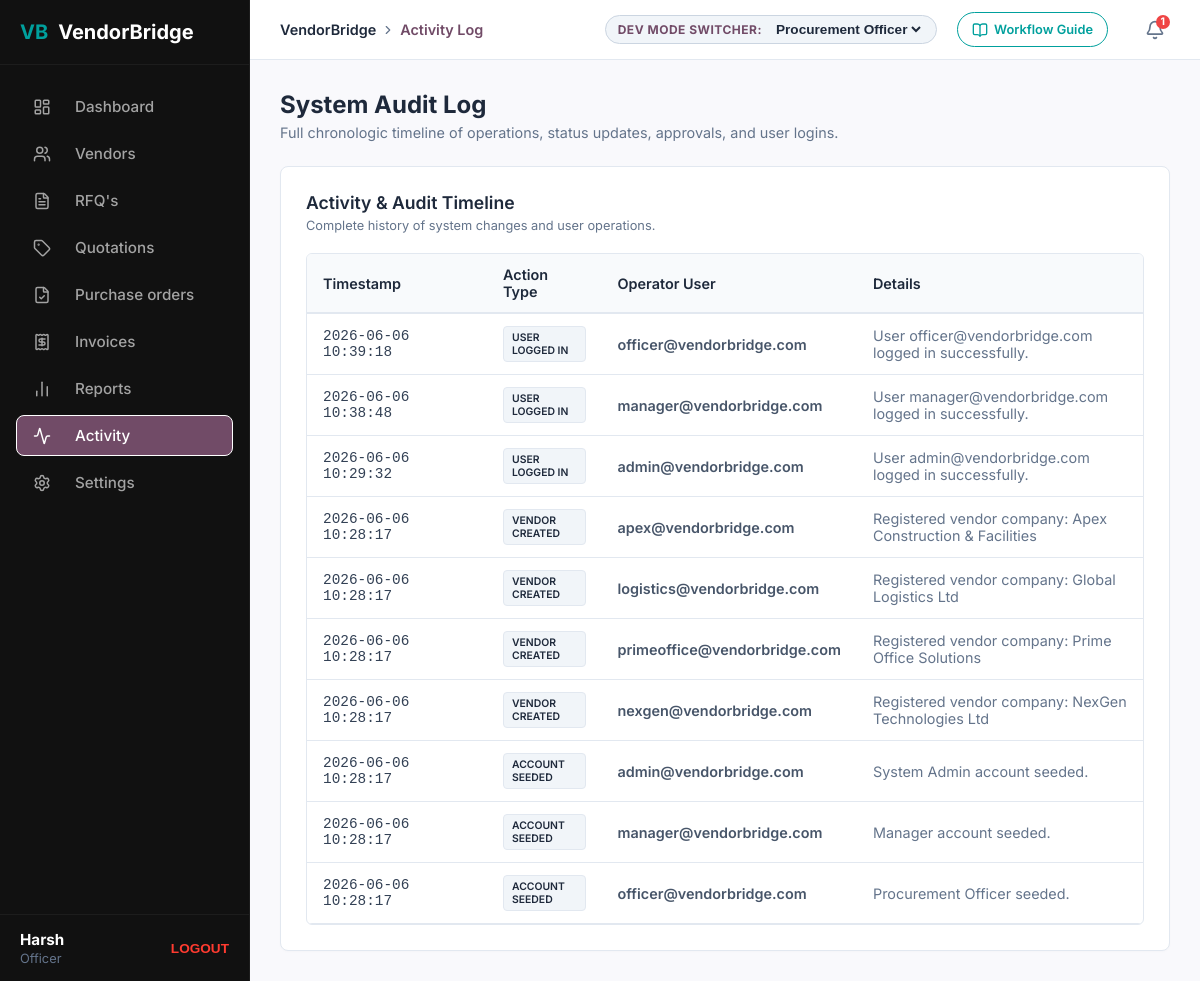
Screenshot of /activity/ (signed in) with the database file from the repository.
### procurement/models.py (models this page shows, shortened)
class User(AbstractUser):
    ROLE_CHOICES = (
        ('Officer', 'Procurement Officer'),
        ('Vendor', 'Vendor'),
        ('Manager', 'Manager / Approver'),
        ('Admin', 'Admin'),
    )
    email = models.EmailField(unique=True)
    role = models.CharField(max_length=20, choices=ROLE_CHOICES, default='Officer')
    objects = UserManager()
    USERNAME_FIELD = 'email'
    REQUIRED_FIELDS = []

class ActivityLog(models.Model):
    user = models.ForeignKey(User, on_delete=models.CASCADE, related_name='activities', null=True, blank=True)
    action = models.CharField(max_length=255)
    details = models.TextField(blank=True)
    timestamp = models.DateTimeField(auto_now_add=True)

### procurement/views.py (the view)
    def wrapper(request, *args, **kwargs):
        if not request.user.is_authenticated:
            return redirect('/login/')
        return view_func(request, *args, **kwargs)

### procurement/views.py (called while the page is built)
def login_required_custom(view_func):
    def wrapper(request, *args, **kwargs):
        if not request.user.is_authenticated:
            return redirect('/login/')
        return view_func(request, *args, **kwargs)
    return wrapper

@login_required_custom
def activity_view(request):
    logs = ActivityLog.objects.all().order_by('-timestamp')
    context = {
        'active_tab': 'activity',
        'logs': logs
    }
    return render(request, 'procurement/activity.html', context)

### procurement/templates/procurement/activity.html
{% extends 'procurement/base.html' %}
{% load static %}
{% block page_title %}Activity Log{% endblock %}
{% block content %}
<div class="dashboard-header" style="margin-bottom: 25px;">
  <h1>System Audit Log</h1>
  <p class="subtitle" style="margin-bottom: 0;">Full chronologic timeline of operations, status updates, approvals, and user logins.</p>
</div>
<div class="card" style="margin-bottom: 0;">
  <h2 class="card-title">Activity & Audit Timeline</h2>
  <p style="font-size: 0.8rem; color: var(--text-muted); margin-top: -10px; margin-bottom: 20px;">Complete history of system changes and user operations.</p>
  <div class="table-container">
    <table class="erp-table">
      <thead>
        <tr>
          <th style="width: 180px;">Timestamp</th>
          <th>Action Type</th>
          <th>Operator User</th>
          <th>Details</th>
        </tr>
      </thead>
      <tbody>
        {% for log in logs %}
        <tr>
          <td style="font-weight: 500; font-family: monospace;">{{ log.timestamp|date:"Y-m-d H:i:s" }}</td>
          <td>
            <span class="badge" style="font-size: 0.65rem; background-color: #f1f5f9; color: var(--text-dark); border: 1px solid var(--border-color);">
              {{ log.action }}
            </span>
          </td>
          <td style="font-weight: 600; color: #475569;">{{ log.user.email }}</td>
          <td style="color: var(--text-muted);">{{ log.details }}</td>
        </tr>
        {% empty %}
        <tr>
          <td colspan="4" style="text-align: center; color: var(--text-muted); padding: 20px;">No activity logs found in the database.</td>
        </tr>
        {% endfor %}
      </tbody>
    </table>
  </div>
</div>
{% endblock %}

### procurement/templates/procurement/base.html (shortened to what this page needs)
{% load static %}
<!DOCTYPE html>
<html lang="en">
<head>
  <link rel="stylesheet" href="{% static 'procurement/css/styles.css' %}">
</head>
<body>
  <div class="app-container">
    <div class="sidebar no-print">
      <div class="sidebar-brand">
        <div class="sidebar-brand-logo">VB</div>
        <span>VendorBridge</span>
      </div>
      <ul class="sidebar-menu">
        <a href="/">
          <li class="sidebar-item {% if active_tab == 'dashboard' %}active{% endif %}">
            <i data-lucide="layout-dashboard"></i>
            <span>Dashboard</span>
          </li>
        </a>
        {% if request.user.role == 'Admin' or request.user.role == 'Officer' %}
        <a href="/vendors/">
          <li class="sidebar-item {% if active_tab == 'vendors' %}active{% endif %}">
            <i data-lucide="users"></i>
            <span>Vendors</span>
          </li>
        </a>
        {% endif %}
        {% if request.user.role == 'Admin' or request.user.role == 'Officer' or request.user.role == 'Vendor' %}
        <a href="/rfqs/">
          <li class="sidebar-item {% if active_tab == 'rfqs' %}active{% endif %}">
            <i data-lucide="file-text"></i>
            <span>RFQ's</span>
          </li>
        </a>
        {% endif %}
        {% if request.user.role == 'Admin' or request.user.role == 'Officer' or request.user.role == 'Vendor' %}
        <a href="/quotations/">
          <li class="sidebar-item {% if active_tab == 'quotations' %}active{% endif %}">
            <i data-lucide="tag"></i>
            <span>Quotations</span>
          </li>
        </a>
        {% endif %}
        <a href="/purchase-orders/">
          <li class="sidebar-item {% if active_tab == 'purchase_orders' %}active{% endif %}">
            <i data-lucide="file-check"></i>
            <span>Purchase orders</span>
          </li>
        </a>
        {% if request.user.role == 'Admin' or request.user.role == 'Officer' %}
        <a href="/invoices/">
          <li class="sidebar-item {% if active_tab == 'invoices' %}active{% endif %}">
            <i data-lucide="receipt"></i>
            <span>Invoices</span>
          </li>
        </a>
        {% endif %}
        {% if request.user.role == 'Admin' or request.user.role == 'Officer' or request.user.role == 'Manager' %}
        <a href="/reports/">
          <li class="sidebar-item {% if active_tab == 'reports' %}active{% endif %}">
            <i data-lucide="bar-chart-2"></i>
            <span>Reports</span>
          </li>
        </a>
        {% endif %}
        <a href="/activity/">
          <li class="sidebar-item {% if active_tab == 'activity' %}active{% endif %}">
            <i data-lucide="activity"></i>
            <span>Activity</span>
          </li>
        </a>
        <a href="/settings/">
          <li class="sidebar-item {% if active_tab == 'settings' %}active{% endif %}">
            <i data-lucide="settings"></i>
            <span>Settings</span>
          </li>
        </a>
      </ul>
      <div class="sidebar-footer">
        <div style="display: flex; align-items: center; justify-content: space-between; width: 100%;">
          <div style="display: flex; flex-direction: column;">
            <span style="color: white; font-weight: bold; font-size: 0.95rem;">
              {{ request.user.first_name|default:"vansh" }}
            </span>
            <span style="font-size: 0.8rem; color: #64748b; margin-top: 2px;">{{ request.user.role }}</span>
          </div>
          <form action="/logout/" method="post" style="margin: 0;">
            <button type="submit" style="background: transparent; border: none; color: #ff3b30; cursor: pointer; font-weight: bold; font-size: 0.85rem;">
              LOGOUT
            </button>
          </form>
        </div>
      </div>
    </div>
    <div class="main-layout">
      <header class="top-navbar no-print">
        <div class="navbar-left">
          <span class="breadcrumbs">
            <span>VendorBridge</span>
            <i data-lucide="chevron-right" style="width: 14px; height: 14px; color: var(--text-muted);"></i>
            <span style="color: var(--primary-purple);">{% block page_title %}Dashboard{% endblock %}</span>
          </span>
        </div>
        <div class="navbar-right">
          <div class="role-switcher-container">
            <span class="role-switcher-label">Dev Mode Switcher:</span>
            <select id="role-select" onchange="switchRole(this.value)">
              <option value="Officer" {% if request.user.role == 'Officer' %}selected{% endif %}>Procurement Officer</option>
            </select>
          </div>
          <button onclick="toggleWorkflowModal(true)" class="btn btn-outline" style="padding: 6px 14px; height: 35px; border-radius: 20px; font-size: 0.8rem; display: inline-flex; align-items: center; gap: 6px; border-color: var(--secondary-teal); color: var(--secondary-teal); background-color: transparent; cursor: pointer; margin-right: 12px;">
            <i data-lucide="book-open" style="width: 16px; height: 16px;"></i> Workflow Guide
          </button>
          <div style="position: relative;">
            <div class="notification-bell" onclick="toggleNotifications()">
              <i data-lucide="bell" style="width: 20px; height: 20px;"></i>
              <span id="unread-count" class="notification-badge" style="display: none;">0</span>
            </div>
          </div>
        </div>
      </header>
      <main class="content-area">
        {% block content %}{% endblock %}
      </main>
    </div>
  </div>
</body>
</html>

### procurement/templates/procurement/base.html (style rules this page uses)
.app-container { display: flex; height: 100vh; width: 100vw; overflow: hidden; }
.main-layout { flex-grow: 1; display: flex; flex-direction: column; height: 100vh; overflow: hidden; }
.content-area { flex-grow: 1; padding: 30px; overflow-y: auto; background-color: var(--bg-light); }
.sidebar-menu a { text-decoration: none; color: inherit; }
.role-switcher-container select { border: none; background: transparent; font-size: 0.85rem; font-weight: 600; color: var(--text-dark); outline: none; cursor: pointer; }
.notification-bell { position: relative; cursor: pointer; color: var(--text-muted); display: flex; align-items: center; justify-content: center; padding: 5px; border-radius: 50%; transition: background-color 0.2s; }
.notification-badge { position: absolute; top: 0; right: 0; background-color: #ef4444; color: white; font-size: 0.65rem; font-weight: 700; padding: 2px 5px; border-radius: 10px; line-height: 1; }
.sidebar-item svg, .sidebar-item i { margin-right: 12px !important; }

### rows the page displays
User: user.first_name "Harsh", user.role "Officer", role "Procurement Officer"
ActivityLog: timestamp "2026-06-06 10:39:18", action "USER LOGGED IN", user.email "officer@vendorbridge.com", details "User officer@vendorbridge.com logged in successfully."
ActivityLog: timestamp "2026-06-06 10:38:48", action "USER LOGGED IN", user.email "manager@vendorbridge.com", details "User manager@vendorbridge.com logged in successfully."
ActivityLog: timestamp "2026-06-06 10:29:32", action "USER LOGGED IN", user.email "admin@vendorbridge.com", details "User admin@vendorbridge.com logged in successfully."
ActivityLog: timestamp "2026-06-06 10:28:17", action "VENDOR CREATED", user.email "apex@vendorbridge.com", details "Registered vendor company: Apex Construction & Facilities"
ActivityLog: timestamp "2026-06-06 10:28:17", action "VENDOR CREATED", user.email "logistics@vendorbridge.com", details "Registered vendor company: Global Logistics Ltd"
ActivityLog: timestamp "2026-06-06 10:28:17", action "VENDOR CREATED", user.email "primeoffice@vendorbridge.com", details "Registered vendor company: Prime Office Solutions"
ActivityLog: timestamp "2026-06-06 10:28:17", action "VENDOR CREATED", user.email "nexgen@vendorbridge.com", details "Registered vendor company: NexGen Technologies Ltd"
ActivityLog: timestamp "2026-06-06 10:28:17", action "ACCOUNT SEEDED", user.email "admin@vendorbridge.com", details "System Admin account seeded."
ActivityLog: timestamp "2026-06-06 10:28:17", action "ACCOUNT SEEDED", user.email "manager@vendorbridge.com", details "Manager account seeded."
ActivityLog: timestamp "2026-06-06 10:28:17", action "ACCOUNT SEEDED", user.email "officer@vendorbridge.com", details "Procurement Officer seeded."
